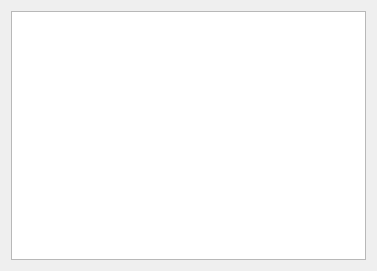
<?xml version="1.0" encoding="UTF-8"?>
<ui version="4.0">
 <class>Info</class>
 <widget class="QWidget" name="Info">
  <property name="geometry">
   <rect>
    <x>0</x>
    <y>0</y>
    <width>377</width>
    <height>271</height>
   </rect>
  </property>
  <property name="windowTitle">
   <string>Form</string>
  </property>
  <property name="windowIcon">
   <iconset resource="resources.qrc">
    <normaloff>:/images/info_icon.png</normaloff>:/images/info_icon.png</iconset>
  </property>
  <layout class="QGridLayout" name="gridLayout">
   <item row="0" column="0">
    <widget class="QTextBrowser" name="textBrowser"/>
   </item>
  </layout>
 </widget>
 <resources>
  <include location="resources.qrc"/>
 </resources>
 <connections/>
</ui>
